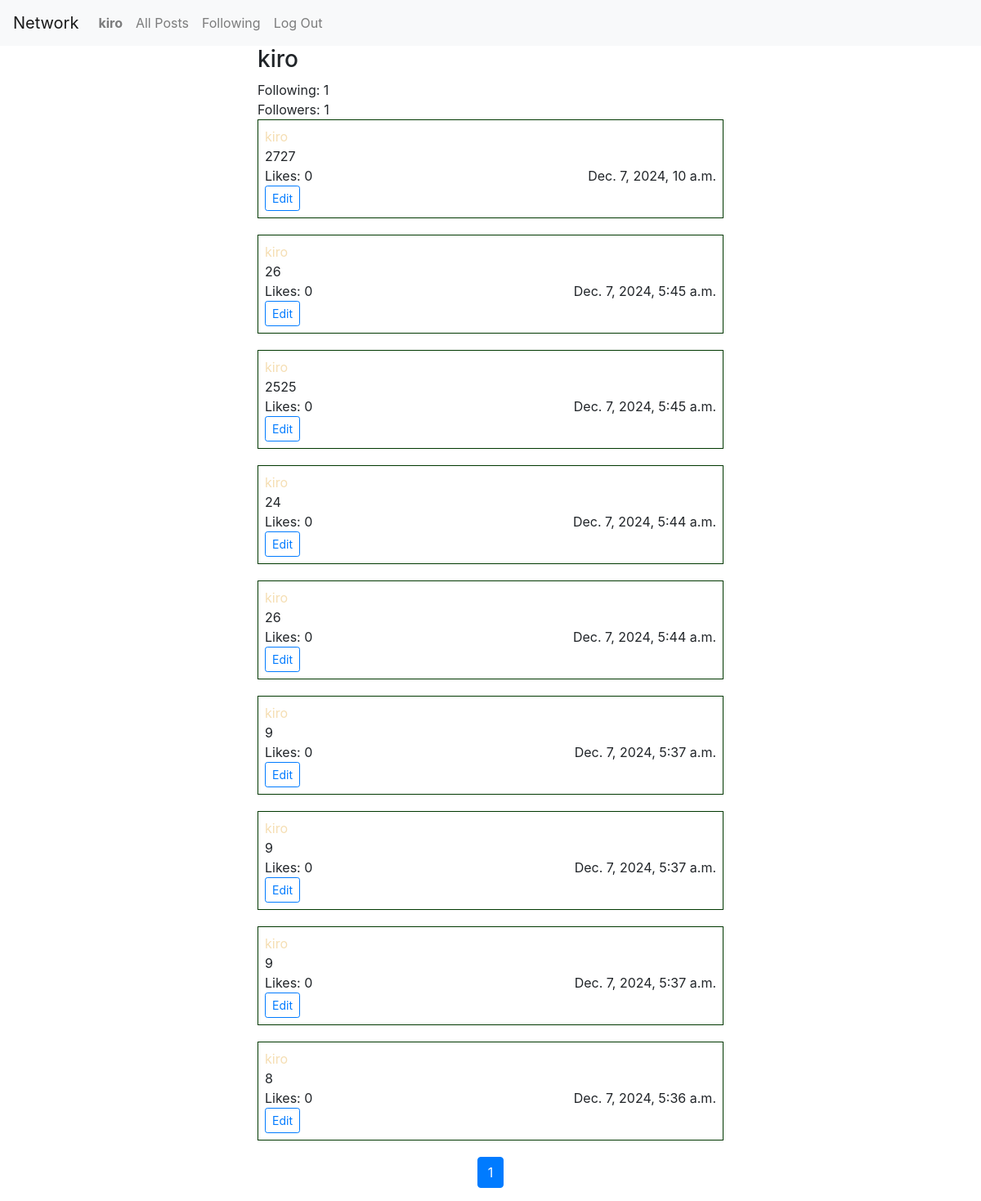
The page /profile/3 (signed in) on the database as committed earlier.
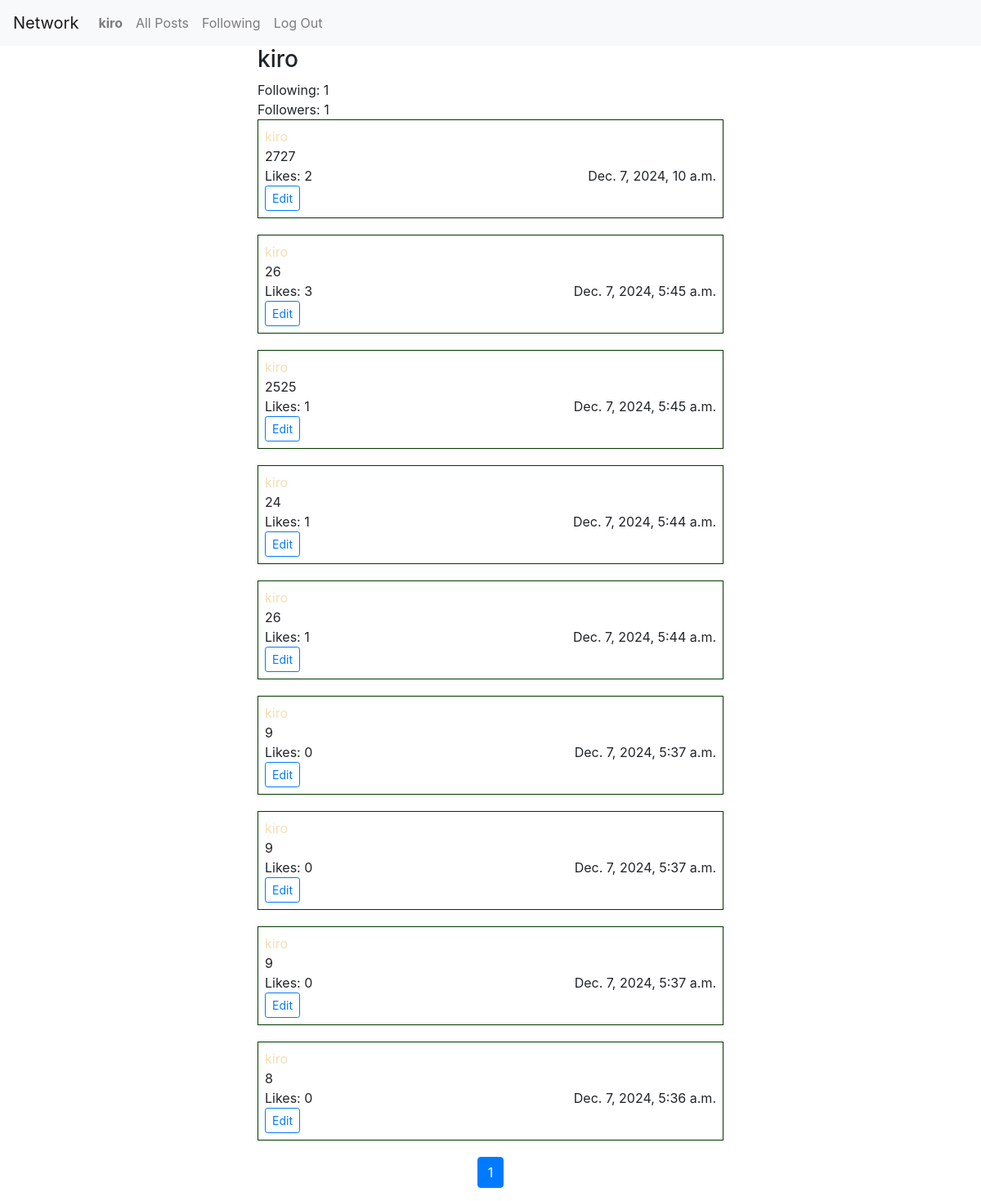
The same page on the database as committed later.
### network/models.py (models this page shows)
class Post(models.Model):
    user = models.ForeignKey(User, on_delete=models.CASCADE, related_name="posts")
    body = models.TextField(max_length=1024)
    created_at = models.DateTimeField(auto_now_add=True)
    likes = models.IntegerField(default=0)

class User(AbstractUser):
    pass

### network/views.py (the view)
# urls.py: path("profile/<str:user_id>", views.profile, name="profile"),
@login_required
def profile(request, user_id):
    user = User.objects.get(id=user_id)
    posts = Post.objects.filter(user=user).order_by("-created_at")
    paginator = Paginator(posts, 10)
    page_number = request.GET.get('page')
    page_obj = paginator.get_page(page_number)
    user_following = Following.objects.filter(user=user).count()
    user_followed = Following.objects.filter(followed=user).count()
    followed = Following.objects.filter(user=request.user, followed=user).exists()
    is_own_profile = int(user_id) == int(request.user.id)
    return render(request, "network/profile.html", {
        "user": user,
        "page_obj": page_obj,
        "following": user_following,
        "followers": user_followed,
        "followed": followed,
        "is_own_profile": is_own_profile
    })

### network/templates/network/profile.html (shortened to what this page needs)
{% extends "network/layout.html" %}
{% load static %}
{% block body %}
<div class="container">
  <h3>{{ user.username }}</h3>
  <div class="f">Following: {{ following }}</div>
  <div class="f">Followers: {{ followers }}</div>
{% for post in page_obj %}
<div class="post" data-post-id="{{ post.id }}">
  <a href="{% url 'profile' post.user.id %}">
    <p>{{ post.user }}</p>
  </a>
  <p class="post-body post-body-{{ post.id }}">{{ post.body }}</p>
  <div class="d-flex justify-content-between">
    <span>Likes: {{ post.likes }}</span>
    <span>{{ post.created_at }}</span>
  </div>
  {% if post.user == request.user %}
  <button class="btn btn-sm btn-outline-primary edit-post">Edit</button>
  {% endif %}
</div>
{% endfor %}
</div>
<nav aria-label="Page navigation">
  <ul class="pagination justify-content-center">
    {% for num in page_obj.paginator.page_range %}
    {% if page_obj.number == num %}
    <li class="page-item active"><span class="page-link">{{ num }}</span></li>
    {% elif num > page_obj.number|add:'-3' and num < page_obj.number|add:'3' %}
    <li class="page-item"><a class="page-link" href="?page={{ num }}">{{ num }}</a></li>
    {% endif %}
    {% endfor %}
  </ul>
</nav>
 {% endblock %}

Rows that differ between the two databases and show on the page:
changed Post "Dec. 7, 2024, 10 a.m.": likes "0" → "2"
changed Post (number 2 of 9 on the later page): likes "0" → "3"
changed Post (number 3 of 9 on the later page): likes "0" → "1"
changed Post (number 4 of 9 on the later page): likes "0" → "1"
changed Post (number 5 of 9 on the later page): likes "0" → "1"
